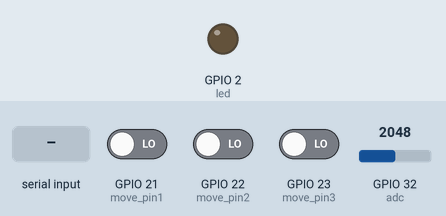
Recording of a program running on a simulated ESP32 board running MicroPython. On the bench: output pins drawn as LEDs (lit = HIGH). The inputs (shaded band) are chosen by the test bench; at power-on: GPIO 21 (move_pin1) LOW, GPIO 22 (move_pin2) LOW, GPIO 23 (move_pin3) LOW, GPIO 32 (adc) = 2048 (analog values on the 0–4095 scale). The modem accepts every AT command (registered, SIM ready, sends succeed) and sends nothing else; the modem answers ERROR to commands that open or use a data connection; what the program prints to the serial console is not drawn.

Above: at 1.2 s.
1.3 s: "+CPIN: READY\n" received over the second serial link
At 2.7 s:
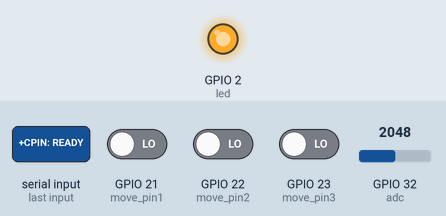
3.5 s: "OK\n" received over the second serial link
6.5 s: "+HTTPACTION:0,200\n" received over the second serial link
9.5 s: "+HTTPACTION:0,50\n" received over the second serial link
12.5 s: "+HTTPACTION:0,60\n" received over the second serial link
15.5 s: "kind\n" received over the second serial link
Timing chart, 0 to 18.5 s (numbered marks = the images above; inputs shaded):
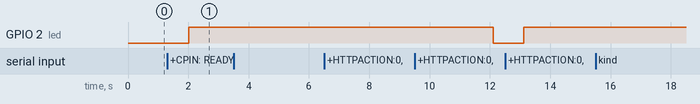

Measured:
- after the input at 1.3 s, GPIO 2 (led): LOW → HIGH after 0.71 s
- after the input at 3.5 s, every drawn part: stays the same
- after the input at 6.5 s, every drawn part: stays the same
- after the input at 15.5 s, every drawn part: stays the same

The program:

demo.py
```python
from machine import Pin,ADC
from sim900A_http import *

while True:
    res = SIMinit()
    if res != -1:
        break
    time.sleep(10)


#亮蓝灯
led = Pin(2,Pin.OUT)
led.on()
################################################################
broken_status = 0
#中断处理
def sports(para):
    global broken_status
    broken_status = (int)(para)
    print(broken_status)

move_pin1 = Pin(21,Pin.IN,Pin.PULL_DOWN)
move_pin1.irq(trigger=Pin.IRQ_RISING,handler=lambda t:sports(1))

move_pin2 = Pin(22,Pin.IN,Pin.PULL_DOWN)
move_pin2.irq(trigger=Pin.IRQ_RISING,handler=lambda t:sports(2))

move_pin3 = Pin(23,Pin.IN,Pin.PULL_DOWN)
move_pin3.irq(trigger=Pin.IRQ_RISING,handler=lambda t:sports(3))


#adc
adc=ADC(Pin(32))
adc.atten(ADC.ATTN_11DB)
adc.width(ADC.WIDTH_10BIT)

###

while 1:
    try:
        val = adc.read()
        val = str(val)

        while True:
            print(val)
            print(broken_status)
            res = SIMpost(val,broken_status) #get请求 d1,d2
            if res != -1:
                led.off()
                time.sleep(1)
                led.on()
                break
            time.sleep(5)
    except:
        print('error')

    time.sleep(5)
```

sim900A_http.py
```python
#execfile("codes/sim900A_http.py")
#from codes.sim900A_http import *
#put codes/sim900A_http.py
from machine import UART
# from dht11 import DHT11
import time
import json

url = "http://39.105.218.125:9059/esp32_down/"
url2 = "http://39.105.218.125:9059/esp32_up/{}" #上传

SIM = UART(2,9600) #,timeout=50)  #与SIM900A模块通信串口的初始化
# dht = DHT11('Y12')             #Y12是开发板上为DHT11数字输出引脚连接的引脚

CMD = [
'AT',
'AT+CPIN?',     #查询SIM卡的状态
'AT+CSQ',       #查询信号强度
'AT+COPS?',     #查询当前运营商
'AT+SAPBR=3,1,"Contype","GPRS"',
'AT+SAPBR=3,1,"APN","cmnet"',
'AT+SAPBR=1,1',
'AT+SAPBR=2,1',
]

CMD_post = [
'AT+HTTPINIT',
'AT+HTTPPARA="CID",1',
'AT+HTTPPARA="URL","{}"'.format(url),
'AT+HTTPACTION=0',
'AT+HTTPREAD',
]

CMD_postclose = [
'AT+HTTPTERM',
'AT+SAPBR=0,1',
]

CMD_post2 = [
'AT+HTTPINIT',
'AT+HTTPPARA="CID",1',
'AT+HTTPPARA="URL","{}"',
'AT+HTTPACTION=0',
'AT+HTTPREAD',
]

def sendToSIM(m,f=True):
    print('CMD:',m)
    if f:
        SIM.write(m + '\r\n')#每条AT指令后必须带\r\n
    else:
        SIM.write(m)         #编辑短信内容时不需要加\r\n

def SIMpost(humid, status):
    times = 0
    SIMclosehttp()
    for NUM in range(5):
        Wait = False  # True 不发送AT指令 等待新短息指令
        msg = "?id=5&humid={}&status={}".format(humid, status)  # 发送短信的内容
        urlsend = url2.format(msg)
        if NUM != 2:
            sendToSIM(CMD_post2[NUM])
        else:
            sendToSIM(CMD_post2[NUM].format(urlsend))
        while 1:
            if SIM.any() > 0:  # any返回的是缓存区的字节数,判断大于0即表示有数据
                revData = SIM.read().replace(b'\r\n', b'')  # 读取缓存区的全部数据,返回的是bytes类型,replace去除\r\n
                print('rev:', revData)
                if revData.find(b'OK') > -1 and NUM <= 2:
                    break
                if NUM == 3:
                    if revData.find(b'+HTTPACTION:0,200') > -1:
                        print("发送成功，正在退出")
                        break
                    elif revData.find(b'+HTTPACTION:0,50') > -1:
                        print("网站获取错误，正在退出")
                        SIMclosehttp()
                        return -1
                    elif revData.find(b'+HTTPACTION:0,60') > -1:
                        print("网站获取错误，正在退出")
                        SIMclosehttp()
                        return -1
                if Wait == False:
                    time.sleep(5)
                    times = times + 1
                    if times >= 5:
                        return -1
                    sendToSIM(CMD_post2[NUM])
                if NUM == 4:
                    SIMclosehttp()
                    break

def SIMget():
    times = 0
    SIMclosehttp()
    for NUM in range(5):
        Wait = False  # True 不发送AT指令 等待新短息指令
        sendToSIM(CMD_post[NUM])  # 发送AT测试与模块通信是否正常
        while 1:
            if SIM.any() > 0:    #any返回的是缓存区的字节数,判断大于0即表示有数据
                revData = SIM.read().replace(b'\r\n',b'')#读取缓存区的全部数据,返回的是bytes类型,replace去除\r\n
                print('rev:',revData)
                if revData.find(b'OK') > -1 and NUM <= 2:
                    break
                if NUM == 3:
                    if revData.find(b'+HTTPACTION:0,200') > -1:
                        break
                    elif revData.find(b'+HTTPACTION:0,60') > -1:
                        print("网站获取错误，正在退出")
                        SIMclosehttp()
                        return -1
                if NUM == 4 and revData.find(b'kind') > -1:
                    print("接收成功，接收消息：")
                    begin = revData.find(b'{')
                    end = revData.find(b'}')
                    res = revData[begin:end+1]
                    res = json.loads(bytes.decode(res))
                    print(res)
                    SIMclosehttp()
                    return res
                if Wait == False:
                    times = times + 1
                    time.sleep(5)
                    if times >= 5:
                        return -1
                    sendToSIM(CMD_post[NUM])

def SIMgetc():
    times = 1
    NUM = 1
    Wait = False  # True 不发送AT指令 等待新短息指令
    sendToSIM(CMD_postclose[NUM])  # 发送AT测试与模块通信是否正常
    while 1:
        if SIM.any() > 0:    #any返回的是缓存区的字节数,判断大于0即表示有数据
            revData = SIM.read().replace(b'\r\n',b'')#读取缓存区的全部数据,返回的是bytes类型,replace去除\r\n
            print('rev:',revData)
            if revData.find(b'OK') > -1:
                break
            if Wait == False:
                times = times + 1
                if times >= 5:
                    break
                sendToSIM(CMD_postclose[NUM])

def SIMclosehttp():
    times = 1
    for NUM in range(1):
        Wait = False  # True 不发送AT指令 等待新短息指令
        sendToSIM(CMD_postclose[NUM])  # 发送AT测试与模块通信是否正常
        while 1:
            if SIM.any() > 0:    #any返回的是缓存区的字节数,判断大于0即表示有数据
                revData = SIM.read().replace(b'\r\n',b'')#读取缓存区的全部数据,返回的是bytes类型,replace去除\r\n
                print('rev:',revData)
                if revData.find(b'OK') > -1:
                        break
                if Wait == False:
                    times = times + 1
                    if times >= 5:
                        break
                    sendToSIM(CMD_postclose[NUM])

def SIMinit():
    times = 0
    SIMgetc()
    SIMclosehttp()
    for NUM in range(8):
        Wait = False             #True 不发送AT指令 等待新短息指令
        sendToSIM(CMD[NUM])      #发送AT测试与模块通信是否正常
        while 1:
            if SIM.any() > 0:    #any返回的是缓存区的字节数,判断大于0即表示有数据
                revData = SIM.read().replace(b'\r\n',b'')#读取缓存区的全部数据,返回的是bytes类型,replace去除\r\n
                print('rev:',revData)
                if revData.find(b'OK') > -1:
                    if NUM == 0 or NUM >= 4:
                        break
                    if revData.find(b'+CPIN: READY') > -1: #表明SIM卡状态正常
                        print('SIM卡状态正常')
                        break
                    elif revData.find(b'+CSQ') > -1:             #返回信号强度值
                        if int(revData.split(b',')[0][-2:]) > 10:#信号强度值大于10才能正常收发短信
                            print('信号质量正常')
                            break
                        else:
                            print('信号质量异常,请检查模块!')
                    elif revData.find(b'+COPS: 0,0,"CHINA MOBILE"') >-1:
                        #这里测试用的是联通卡返回为CHN-UNICOM，移动返回+COPS:0,0,"CHINA MOBILE"
                        print('查询当前运营商成功')
                        break
                if Wait == False:
                    time.sleep(1)
                    times = times + 1
                    if times >= 5:
                        return -1
                    sendToSIM(CMD[NUM])
```
